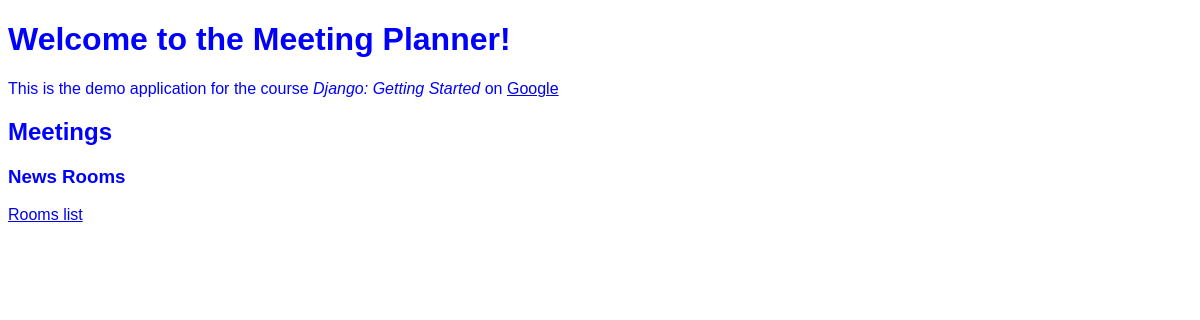
Before: / with the older database file.
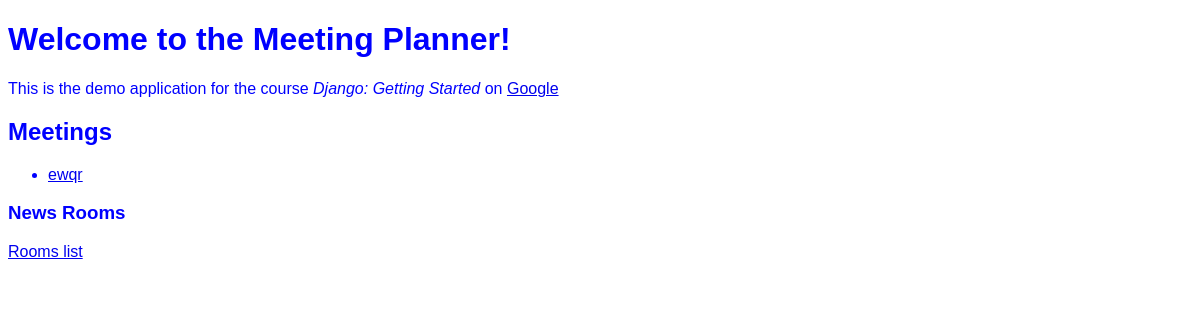
After: the same page with the newer database file.
### meetings/models.py (models this page shows, shortened)
class Meeting(models.Model):
    title = models.CharField(max_length=200)
    date = models.DateField()
    start_time = models.TimeField(default=time(9))
    duration = models.IntegerField(default=1)
    room = models.ForeignKey(Room, on_delete=models.CASCADE)

### website/views.py (the view)
# urls.py: path('', welcome, name="welcome"),
def welcome(request):
    return render(request, "website/welcome.html",
                  {"meetings": Meeting.objects.all()})

### website/templates/website/welcome.html
{% extends "base.html" %}
{% block content %}
    <h1>Welcome to the Meeting Planner!</h1>
    <p>
        This is the demo application for the course
        <em>Django: Getting Started</em>
        on <a href="http://www.google.com">
        Google
        </a>
    </p>
    <h2>Meetings</h2>
    <ul>
        {% for meeting in meetings %}
        <li>
            <a href="{% url 'detail' meeting.id %}">
                {{ meeting.title }}
            </a>
        </li>
        {% endfor %}
    </ul>
    <h3>News Rooms</h3>
    <a href="{% url 'rooms' %}"> Rooms list</a>
{% endblock %}

### website/templates/base.html (shortened to what this page needs)
{% load static %}
<!DOCTYPE html>
<html lang="en">
<head>
    <link rel="stylesheet" href="{% static 'website/style.css' %}">
</head>
<body>
    {% block content %}
    {% endblock %}
</body>
</html>

### website/static/website/style.css (style rules this page uses)
body { font-family: sans-serif; color: blue; background-color: florawhite; }

Changed rows visible on the page:
added Meeting: title "ewqr"
